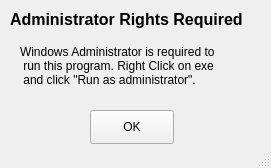
<?xml version="1.0" encoding="UTF-8"?>
<ui version="4.0">
 <class>administratorRequired</class>
 <widget class="QMainWindow" name="administratorRequired">
  <property name="geometry">
   <rect>
    <x>0</x>
    <y>0</y>
    <width>271</width>
    <height>168</height>
   </rect>
  </property>
  <property name="windowTitle">
   <string>Administrator Required</string>
  </property>
  <property name="windowIcon">
   <iconset>
    <normaloff>src/icon.png</normaloff>src/icon.png</iconset>
  </property>
  <widget class="QWidget" name="centralwidget">
   <widget class="QLabel" name="titleLabel">
    <property name="geometry">
     <rect>
      <x>10</x>
      <y>10</y>
      <width>251</width>
      <height>18</height>
     </rect>
    </property>
    <property name="text">
     <string>&lt;html&gt;&lt;head/&gt;&lt;body&gt;&lt;p&gt;&lt;span style=&quot; font-size:12pt; font-weight:600;&quot;&gt;Administrator Rights Required&lt;/span&gt;&lt;/p&gt;&lt;/body&gt;&lt;/html&gt;</string>
    </property>
   </widget>
   <widget class="QLabel" name="contentLabel">
    <property name="geometry">
     <rect>
      <x>20</x>
      <y>40</y>
      <width>221</width>
      <height>51</height>
     </rect>
    </property>
    <property name="text">
     <string>Windows Administrator is required to
 run this program. Right Click on exe
 and click &quot;Run as administrator&quot;.</string>
    </property>
   </widget>
   <widget class="QPushButton" name="buttonOk">
    <property name="geometry">
     <rect>
      <x>90</x>
      <y>110</y>
      <width>84</width>
      <height>34</height>
     </rect>
    </property>
    <property name="text">
     <string>OK</string>
    </property>
   </widget>
  </widget>
  <widget class="QStatusBar" name="statusbar"/>
 </widget>
 <resources/>
 <connections/>
</ui>
